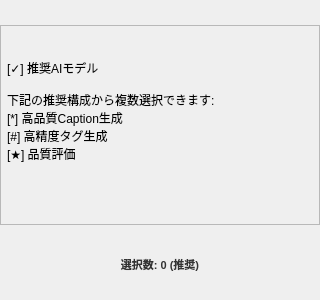
<?xml version='1.0' encoding='utf-8'?>
<ui version="4.0">
 <class>ModelSelectionWidget</class>
 <widget class="QWidget" name="ModelSelectionWidget">
  <property name="geometry">
   <rect>
    <x>0</x>
    <y>0</y>
    <width>320</width>
    <height>300</height>
   </rect>
  </property>
  <property name="windowTitle">
   <string>Model Selection</string>
  </property>
  <layout class="QVBoxLayout" name="mainLayout">
   <property name="spacing">
    <number>6</number>
   </property>
   <property name="leftMargin">
    <number>0</number>
   </property>
   <property name="topMargin">
    <number>0</number>
   </property>
   <property name="rightMargin">
    <number>0</number>
   </property>
   <property name="bottomMargin">
    <number>0</number>
   </property>
   <item>
    <widget class="QScrollArea" name="scrollArea">
     <property name="minimumSize">
      <size>
       <width>0</width>
       <height>80</height>
      </size>
     </property>
     <property name="maximumSize">
      <size>
       <width>16777215</width>
       <height>200</height>
      </size>
     </property>
     <property name="verticalScrollBarPolicy">
      <enum>Qt::ScrollBarPolicy::ScrollBarAsNeeded</enum>
     </property>
     <property name="horizontalScrollBarPolicy">
      <enum>Qt::ScrollBarPolicy::ScrollBarAlwaysOff</enum>
     </property>
     <property name="widgetResizable">
      <bool>true</bool>
     </property>
     <widget class="QWidget" name="scrollContent">
      <property name="geometry">
       <rect>
        <x>0</x>
        <y>0</y>
        <width>318</width>
        <height>198</height>
       </rect>
      </property>
      <layout class="QVBoxLayout" name="scrollLayout">
       <property name="spacing">
        <number>2</number>
       </property>
       <property name="leftMargin">
        <number>6</number>
       </property>
       <property name="topMargin">
        <number>6</number>
       </property>
       <property name="rightMargin">
        <number>6</number>
       </property>
       <property name="bottomMargin">
        <number>6</number>
       </property>
       <item>
        <widget class="QLabel" name="placeholderLabel">
         <property name="styleSheet">
          <string notr="true" />
         </property>
         <property name="text">
          <string>[✓] 推奨AIモデル

下記の推奨構成から複数選択できます:
[*] 高品質Caption生成
[#] 高精度タグ生成
[★] 品質評価

</string>
         </property>
         <property name="alignment">
          <set>Qt::AlignmentFlag::AlignTop</set>
         </property>
         <property name="wordWrap">
          <bool>true</bool>
         </property>
         <property name="sizePolicy">
          <sizepolicy hsizetype="Preferred" vsizetype="Fixed">
           <horstretch>0</horstretch>
           <verstretch>0</verstretch>
          </sizepolicy>
         </property>
        </widget>
       </item>
      </layout>
     </widget>
    </widget>
   </item>
   <item>
    <widget class="QLabel" name="statusLabel">
     <property name="toolTip">
      <string>推奨モデルから選択されている数</string>
     </property>
     <property name="styleSheet">
      <string>color: #333; font-size: 11px; font-weight: bold;</string>
     </property>
     <property name="text">
      <string>選択数: 0 (推奨)</string>
     </property>
     <property name="alignment">
      <set>Qt::AlignmentFlag::AlignCenter</set>
     </property>
     <property name="sizePolicy">
      <sizepolicy hsizetype="Preferred" vsizetype="Fixed">
       <horstretch>0</horstretch>
       <verstretch>0</verstretch>
      </sizepolicy>
     </property>
    </widget>
   </item>
  </layout>
 </widget>
 <resources />
 <connections />
</ui>
